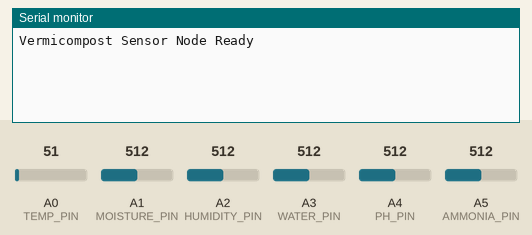
A sketch run on a simulated Arduino Uno, built with avr-gcc and run on an emulated ATmega328P. Shown: the last lines printed to the serial monitor. Inputs (shaded band) come from the test bench; at power-on: A0 (TEMP_PIN) = 51, A1 (MOISTURE_PIN) = 512, A2 (HUMIDITY_PIN) = 512, A3 (WATER_PIN) = 512, A4 (PH_PIN) = 512, A5 (AMMONIA_PIN) = 512.

Above: at 2.2 s.
2.3 s: A0 (TEMP_PIN) set to 61
At 5.7 s:
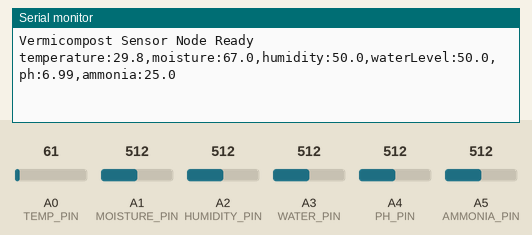
11.5 s: A1 (MOISTURE_PIN) set to 716
At 15.8 s:
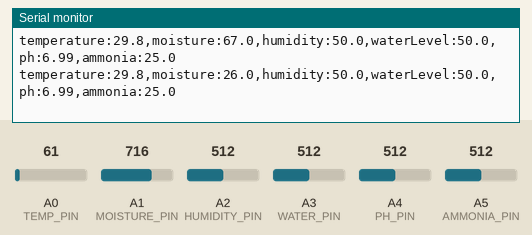
18.6 s: A2 (HUMIDITY_PIN) set to 716
At 20.8 s:
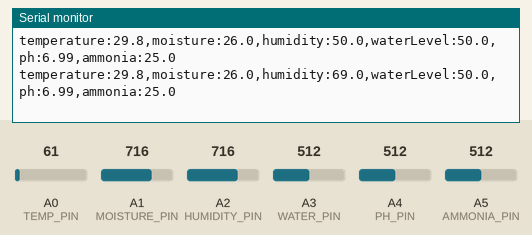
25.7 s: A3 (WATER_PIN) set to 716
At 30.8 s:
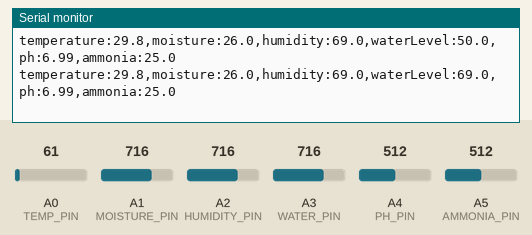
32.8 s: A4 (PH_PIN) set to 716
At 35.8 s:
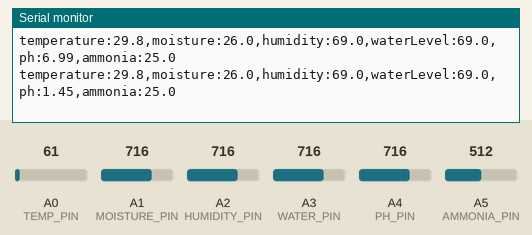
39.9 s: A5 (AMMONIA_PIN) set to 716
At 40.8 s:
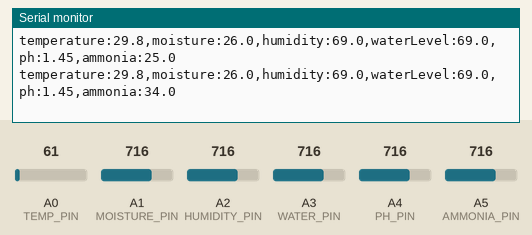

Measured:
- after the input at 2.3 s, the serial monitor: prints a new line after 2.7 s (image 1)
- after the input at 11.5 s, the serial monitor: prints a new line after 3.5 s (image 2)
- after the input at 18.6 s, the serial monitor: prints a new line after 1.4 s (image 3)
- after the input at 25.7 s, the serial monitor: prints a new line after 4.3 s (image 4)
- after the input at 32.8 s, the serial monitor: prints a new line after 2.2 s (image 5)
- after the input at 39.9 s, the serial monitor: prints a new line after 0.10 s (image 6)

The sketch:

vermicompost_sensor.ino
```cpp
/*
  vermicompost_sensor.ino
  ────────────────────────
  Arduino/ESP32 sketch that reads sensors and sends data
  over Serial in the format expected by vermicompost_bridge.py.

  Output format (one line every 5 seconds):
    temperature:26.8,moisture:68,humidity:62,waterLevel:74,ph:7.2,ammonia:18

  Adjust the pin numbers and sensor libraries to match your hardware.
*/

// ── Pin Definitions ─────────────────────────────────────────────
#define TEMP_PIN       A0   // e.g., LM35 or NTC thermistor
#define MOISTURE_PIN   A1   // Capacitive soil moisture sensor
#define HUMIDITY_PIN   A2   // Analog humidity sensor
#define WATER_PIN      A3   // Water level sensor (analog)
#define PH_PIN         A4   // pH sensor (analog)
#define AMMONIA_PIN    A5   // MQ-137 ammonia gas sensor (analog)

// ── Send interval ────────────────────────────────────────────────
const unsigned long SEND_INTERVAL_MS = 5000;  // 5 seconds
unsigned long lastSend = 0;

void setup() {
  Serial.begin(9600);
  delay(1000);
  Serial.println("Vermicompost Sensor Node Ready");
}

void loop() {
  unsigned long now = millis();
  if (now - lastSend >= SEND_INTERVAL_MS) {
    lastSend = now;

    // ── Read sensors (replace with your actual sensor code) ──────
    float temperature = readTemperature();
    float moisture    = readMoisture();
    float humidity    = readHumidity();
    float waterLevel  = readWaterLevel();
    float ph          = readPH();
    float ammonia     = readAmmonia();

    // ── Send as key:value CSV line ────────────────────────────────
    Serial.print("temperature:"); Serial.print(temperature, 1);
    Serial.print(",moisture:");   Serial.print(moisture, 1);
    Serial.print(",humidity:");   Serial.print(humidity, 1);
    Serial.print(",waterLevel:"); Serial.print(waterLevel, 1);
    Serial.print(",ph:");         Serial.print(ph, 2);
    Serial.print(",ammonia:");    Serial.println(ammonia, 1);
  }
}

// ── Sensor reading functions ─────────────────────────────────────
// Replace these with your actual sensor libraries and formulas.

float readTemperature() {
  int raw = analogRead(TEMP_PIN);
  // Example: LM35 — 10mV/°C, Arduino 5V ref, 10-bit ADC
  return (raw * 5.0 / 1023.0) * 100.0;
}

float readMoisture() {
  int raw = analogRead(MOISTURE_PIN);
  // Map raw ADC to 0–100% (calibrate dry/wet values for your sensor)
  int dryVal = 850;   // ADC reading in dry air
  int wetVal  = 350;  // ADC reading submerged in water
  return constrain(map(raw, dryVal, wetVal, 0, 100), 0, 100);
}

float readHumidity() {
  int raw = analogRead(HUMIDITY_PIN);
  return map(raw, 0, 1023, 0, 100);
}

float readWaterLevel() {
  int raw = analogRead(WATER_PIN);
  return map(raw, 0, 1023, 0, 100);
}

float readPH() {
  int raw = analogRead(PH_PIN);
  // Typical pH sensor: 0V=pH14, 5V=pH0 (check your sensor datasheet)
  float voltage = raw * (5.0 / 1023.0);
  return 7.0 + ((2.5 - voltage) / 0.18);  // Adjust offset/slope for your probe
}

float readAmmonia() {
  int raw = analogRead(AMMONIA_PIN);
  // MQ-137: map ADC to approximate ppm (calibrate with known concentration)
  return map(raw, 0, 1023, 0, 50);
}
```
